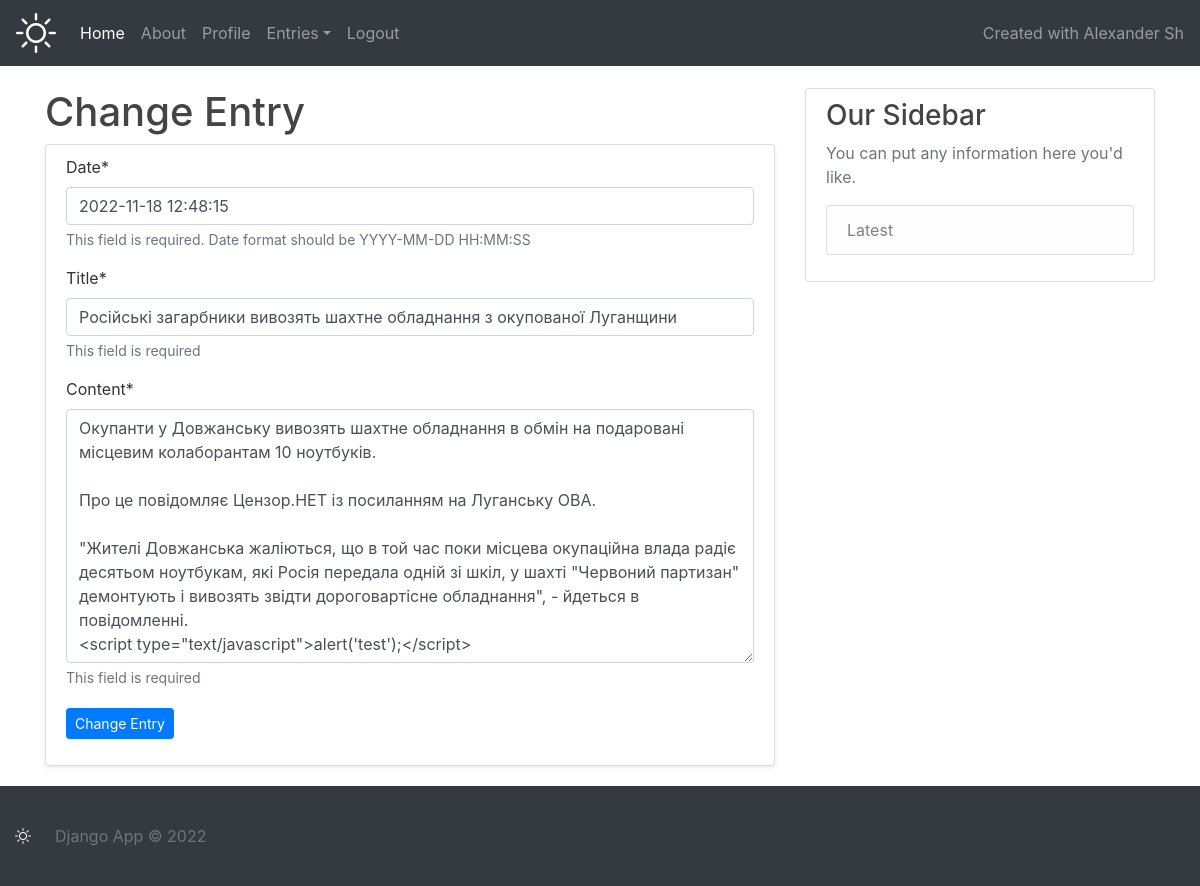
/accounts/content/change/9/ (signed in), run on the app's committed database.
### content/models.py (models this page shows)
class Entry(models.Model):
    title = models.CharField(max_length=100)
    content = models.TextField()
    user_id = models.IntegerField(null=False)
    created_at = models.DateTimeField(default=timezone.now)
    updated_at = models.DateTimeField(default=timezone.now)
    class Meta:
        db_table = "base_entry"

### content/views.py (the view)
# urls.py: path('accounts/content/change/<int:id>/', views.ChangeEntry, name='change-entry'),
@login_required
def ChangeEntry(request, id):
    entry = Entry.objects.get(user_id=request.user.id, id=id)
    if request.method == 'POST':
        form = ChangeEntryForm(request.POST, instance=entry)
        if form.is_valid():
            messages.success(request, _('Entry successfully updated.'), extra_tags='alert alert-success')
            form.save(commit=True)
            return redirect('change-entry', entry.id)
    else:
        form = ChangeEntryForm(instance=entry)
    return render(request, 'content/entry-form.html', {
        'form': form,
        'title': _('Change Entry'),
    })

### content/forms.py
class ChangeEntryForm(_ChangeEntryForm):
    def __init__(self, *args, **kwargs):
        super(_ChangeEntryForm, self).__init__(*args, **kwargs)
        self.fields['created_at'].help_text = '<small class="form-text text-muted">This field is required. ' \
                                              'Date format should be YYYY-MM-DD HH:MM:SS</small>'
        self.fields['title'].help_text = '<small class="form-text text-muted">This field is required</small>'
        self.fields['content'].help_text = '<small class="form-text text-muted">This field is required</small>'

### content/templates/content/entry-form.html (shortened to what this page needs)
{% extends "index.html" %}
{% load crispy_forms_tags %}
{% block content %}
<div class="content-section shadow-sm">
    <form method="post">
        <div class="form-group">
        {{ form|crispy }}
        </div>
        <div class="float-end mt-2 pt-1">
            <button type="submit" class="btn btn-primary btn-sm">{{ title }}</button>
        </div>
    </form>
</div>
{% endblock content %}

### base/static/css/main.css (style rules this page uses)
html { position: relative; min-height: 100%; }
body { color: #333; margin-bottom: 100px; }
.content-section { background: #ffffff; padding: 10px 20px; border: 1px solid #ddd; border-radius: 3px; margin-bottom: 20px; }

### data on the page
Entry: created_at "2022-11-18 12:48:15", title "Російські загарбники вивозять шахтне обладнання з окупованої Луганщини", content "Окупанти у Довжанську вивозять шахтне обладнання в обмін на подаровані місцевим колаборантам 10 ноутбуків. Про це повідомляє Цензор.НЕТ із посиланням на Луганську ОВА. \"Жителі Довжанська жаліються, що в той час поки місцева окупаційна влада радіє десятьом ноутбукам, які Росія передала одній зі шкіл, у шахті \"Червоний партизан\" демонтують і вивозять звідти дороговартісне обладнання\", - йдеться в повідомленні. <script type=\"text/javascript\">alert('test');</script>"

### other printed values
{{ title }} "Change Entry"
